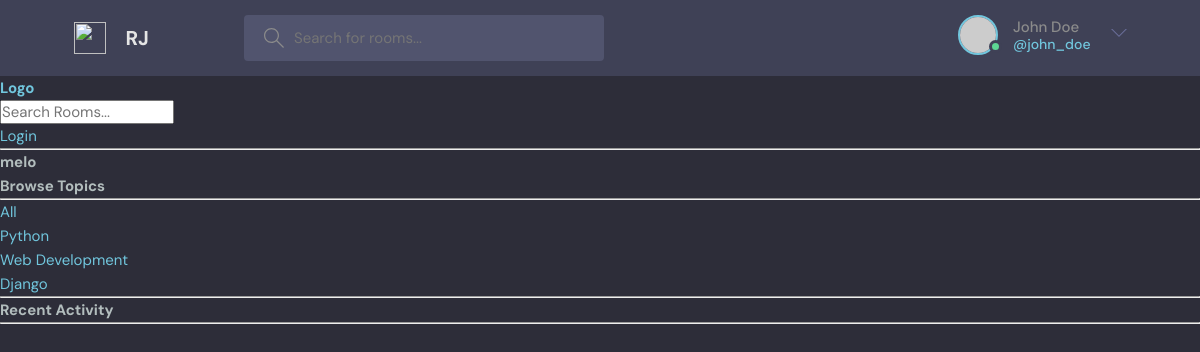
The app's page /profile/2/ with its own data.
### base/models.py (models this page shows, shortened)
class Topic(models.Model):
    name = models.CharField(max_length=200)

### base/views.py (the view)
# urls.py: path('profile/<str:pk>/', views.userProfile, name="user-profile"),
def userProfile(request, pk):
    user = User.objects.get(id=pk)
    rooms = user.room_set.all()
    room_messages = user.message_set.all()
    topics = Topic.objects.all()
    context = {'user':user, 'rooms':rooms,'room_messages': room_messages, 'topics': topics}
    return render(request, 'base/profile.html', context)

### base/templates/base/profile.html (shortened to what this page needs)
{% extends 'main.html' %}
{%  block content %}
<h1>{{user.username}}</h1>
<div class="profile-container">
    <div>
        {% include 'base/topics_component.html' %}
         <hr>
    </div>
       <div>
           {% include 'base/activity_component.html' %}
    </div>
</div>
{% endblock content %}

### base/templates/base/topics_component.html
        <h3>Browse Topics</h3>
        <hr>
        <div>
            <a href="{% url 'home' %}">All</a>
        </div>
        {% for topic in topics %}
        <div>
            <a href="{% url 'home' %}?q={{topic.name}}">{{topic.name}}</a>
        </div>
        {% endfor %}

### static/styles/style.css (style rules this page uses)
:root { --color-main: #71c6dd; --color-main-light: #e1f6fb; --color-dark: #3f4156; --color-dark-medium: #51546e; --color-dark-light: #696d97; --color-light: #e5e5e5; --color-gray: #8b8b8b; --color-light-gray: #b2bdbd; --color-bg: #2d2d39; --color-success: #5dd693; --color-error: #fc4b0b; }
* { font-family: "DM Sans", -apple-system, BlinkMacSystemFont, "Segoe UI", Roboto, Oxygen, Ubuntu, Cantarell, "Open Sans", "Helvetica Neue", sans-serif; margin: 0; padding: 0; box-sizing: border-box; text-rendering: optimizeLegibility; font-size: inherit; }
html { font-size: 56.25%; }
@media only screen and (min-width: 1200px) { html { font-size: 62.5%; } }
body { line-height: 1.6; font-weight: 400; font-size: 1.5rem; color: var(--color-light-gray); background-color: var(--color-bg); min-height: 100vh; }
a { display: inline-block; color: var(--color-main); text-decoration: none; }

### base/templates/base/profile.html (style rules this page uses)
.profile-container { display: grid; grid-template-columns: 1fr, 3fr, 1fr; }

### records on screen
Topic: name "Python"
Topic: name "Web Development"
Topic: name "Django"

### other values on screen
{{ user.username }} "melo"
